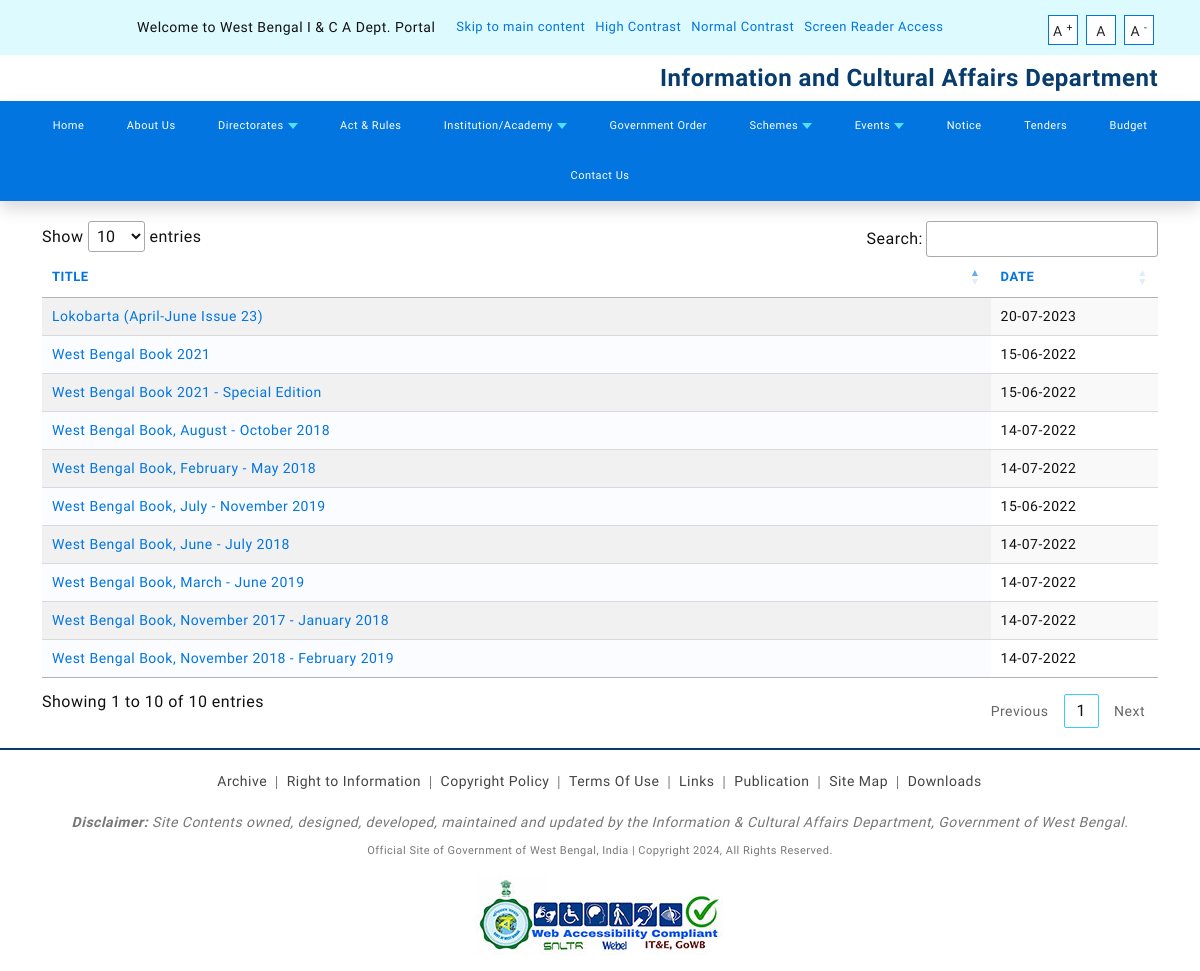
/publication.php, run on the app's committed database.
### tables this page shows
CREATE TABLE `wbinc_publication` (
  `ID` int(11) NOT NULL,
  `title` text NOT NULL,
  `date` text NOT NULL,
  `documents` text NOT NULL,
  `status` enum('0','1') NOT NULL DEFAULT '1',
  `created_date` timestamp NOT NULL DEFAULT current_timestamp(),
  `updated_date` timestamp NOT NULL DEFAULT current_timestamp() ON UPDATE current_timestamp()
);

### wb-admin/classes/Database.class.php (called while the page is built)
<?php
class Database {
    private $host = DB_HOST;
    private $user = DB_USER;
    private $pswd = DB_PASSWORD;
    private $dbName = DB_NAME;
    protected function connect() {
        $dsn = 'mysql:host=' . $this->host . ';dbname=' . $this->dbName;
        $pdo = new PDO($dsn, $this->user, $this->pswd);
        $pdo->setAttribute(PDO::ATTR_DEFAULT_FETCH_MODE, PDO::FETCH_ASSOC);
        return $pdo;
    }
}

### wb-admin/classes/Common.class.php (called while the page is built, shortened)
<?php
class Common extends Database {
    public function get_post($table = '', $id = '') {
        try {
            if ($id != '') {
                $sql = 'SELECT * FROM ' . $table . ' WHERE ID = ' . $id;
            } else {
                $sql = 'SELECT * FROM ' . $table ;
            }
            $stmt = $this->connect()->query($sql);
            $results = $stmt->fetchAll(PDO::FETCH_ASSOC);
            return $results;
        } catch (PDOException $error) {
            $this->wc_add_notice('error', $error->getMessage());
        }
        die;
    }
}

### publication.php (the view, shortened to what this page needs)
<?php
$publications = $Common->get_post(PUBLICATION);
?>
<!DOCTYPE html>
<html lang="en">
    <head>
        <?php include 'include/header.php' ?>
    </head>
    <body>
        <?php include 'include/navigation.php' ?>
        <div class="mid">
            <div class="sectiongap">
                <div class="container">
                    <div class="datatable">
                        <table id="example3" class="display" style="width:100%">
                            <thead>
                                <tr>
                                    <th>TITLE</th>
                                    <th>DATE</th>
                                </tr>
                            </thead>
                            <tbody>
                                <?php foreach ($publications as $publication): ?>
                                    <tr>
                                        <td><a href="<?php echo ASSET_URL . $publication['documents']; ?>" target="_blank"><?php echo $publication['title']; ?></a></td>
                                        <td><?php echo $publication['date']; ?></td>
                                    </tr>
                                <?php endforeach; ?>
                            </tbody>
                        </table>
                    </div>
                </div>
            </div>
        </div>
        <?php include 'include/footer.php' ?>
    </body>
</html>

### css/fancybox.css (style rules this page uses)
:root { --f-spinner-width: 36px;--f-spinner-height: 36px;--f-spinner-color-1: rgba(0, 0, 0, 0.1);--f-spinner-color-2: rgba(17, 24, 28, 0.8);--f-spinner-stroke: 2.75 }
:root { --f-button-width: 40px;--f-button-height: 40px;--f-button-border: 0;--f-button-border-radius: 0;--f-button-color: #374151;--f-button-bg: #f8f8f8;--f-button-hover-bg: #e0e0e0;--f-button-active-bg: #d0d0d0;--f-button-shadow: none;--f-button-transition: all 0.15s ease;--f-button-transform: none;--f-button-svg-width: 20px;--f-button-svg-height: 20px;--f-button-svg-stroke-width: 1.5;--f-button-svg-fill: none;--f-button-svg-filter: none;--f-button-svg-disabled-opacity: 0.65 }

### style.css (style rules this page uses)
body { margin: 0; padding: 0; font-family: "Questrial", sans-serif; height: 100%; min-height: 100vh; display: flex; flex-direction: column; letter-spacing: 0.5px; }
html { height: 100%; scroll-behavior: smooth; }
.mid a { color: #0275e0; text-decoration: none; font-weight: 500; transition: all 0.3s ease; }
.sectiongap { padding: 20px 0; }
::placeholder { font-size: 14px; }
::marker { font-size: 0; }
.datatable { color: #111; }
table.dataTable thead > tr > th.sorting, table.dataTable thead > tr > th.sorting_asc { color: #0275e0; font-size: 13px; }
table.dataTable.display > tbody > tr > td { font-size: 14px; }
table.dataTable tbody th:last-child, table.dataTable tbody td:last-child { width: 15% !important; }
table.dataTable { font-weight: 400; }
table.dataTable thead th, table.dataTable tfoot th { color: #0275e0; font-size: 13px; }

### data on the page
wbinc_publication: title "Lokobarta (April-June Issue 23)", date "20-07-2023"
wbinc_publication: title "West Bengal Book 2021", date "15-06-2022"
wbinc_publication: title "West Bengal Book 2021 - Special Edition", date "15-06-2022"
wbinc_publication: title "West Bengal Book, August - October 2018", date "14-07-2022"
wbinc_publication: title "West Bengal Book, February - May 2018", date "14-07-2022"
wbinc_publication: title "West Bengal Book, July - November 2019", date "15-06-2022"
wbinc_publication: title "West Bengal Book, June - July 2018", date "14-07-2022"
wbinc_publication: title "West Bengal Book, March - June 2019", date "14-07-2022"
wbinc_publication: title "West Bengal Book, November 2017 - January 2018", date "14-07-2022"
wbinc_publication: title "West Bengal Book, November 2018 - February 2019", date "14-07-2022"
